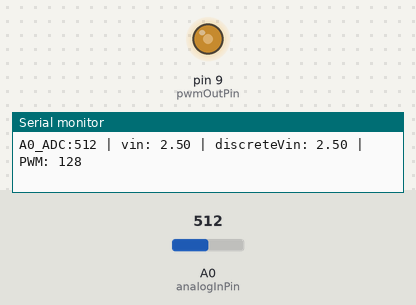
Bench run of a sketch on a simulated Arduino Nano, built with avr-gcc and run on an emulated ATmega328P. On the bench: output pins drawn as LEDs (lit = HIGH), the last lines printed to the serial monitor. The inputs (shaded band) are chosen by the test bench; at power-on: A0 (analogInPin) = 512.

Above: at 1.2 s.
1.3 s: A0 (analogInPin) set to 1023
At 2.0 s:
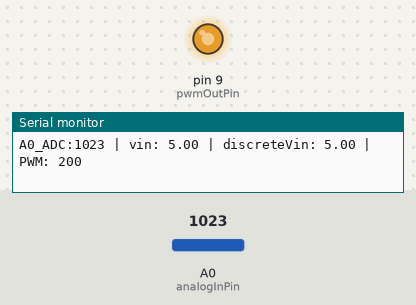
2.8 s: A0 (analogInPin) set to 716
At 3.6 s:
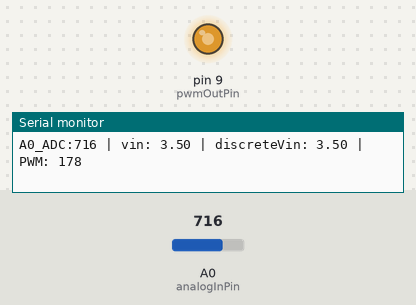
4.3 s: A0 (analogInPin) set to 190
At 5.5 s:
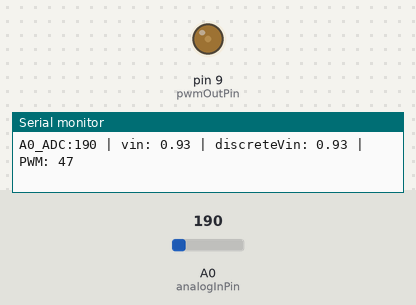
Timing chart, 0 to 7.3 s (numbered marks = the images above; inputs shaded):
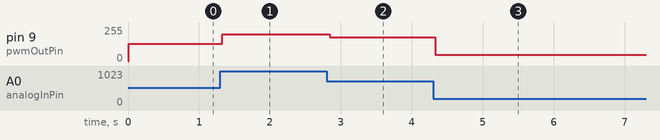

Measured:
- after the input at 1.3 s, pin 9 (pwmOutPin): 128/255 → 200/255 at once
- after the input at 2.8 s, pin 9 (pwmOutPin): 200/255 → 178/255 at once
- after the input at 4.3 s, pin 9 (pwmOutPin): 178/255 → 47/255 at once

The sketch:

5v_weak_analog_input_delayed_discrete_V2.ino
```cpp
// Weak 5v analog input. Provide 3.3v output 0.5 Amp.
// If input is rising wait 2 sec before letting output rise
// If input drops then output drops immediately.
// Input of “0–5V in → 0–3.5V out” requirement maps to:
// PWM duty capped at 70% max (because 3.5/5 = 0.7)

// power
// using 12-24V To 5V 3A Step Down Voltage Regulator Module 5-Pack DC-DC Buck Converter

// output
// RC filter on D9, you’ll get a smooth analog voltage from ~0 to ~3.3V.
// D9 → 4.7k → SignalOut
// SignalOut → 10µF → GND

// input
// Correct way to handle a 5V input on a 3.3V Nano Use a voltage divider.
// Mini max is 3.3V so reduced 5V signal down using 5v x ( 20kΩ / 10kΩ + 20kΩ) ~3.3V
// A0 ── 20kΩ ── GND
// Input signal (0-5v) ── 10kΩ ── A0


const int analogInPin = A0;
const int pwmOutPin   = 9;

const unsigned long riseDelayMs = 500;

// delayed-rise / instant-fall state (based on ADC reading)
int lastADC = 0;
int targetADC = 0;
unsigned long riseStartTime = 0;
bool rising = false;

// Nano ADC reference voltage
const float VREF_ADC = 5.0;

// // Your desired scaling: Vout_target = 0.7 * Vin(0..5V)
// const float scaleTarget = 0.7;

// // Empirical output limits you measured at your “Vout” measurement point
// const float VOUT_MIN_MEAS = 0.00;
// const float VOUT_MAX_MEAS = 5.00;//4.6

// // Desired target max
// const float VOUT_TARGET_MAX = 3.50;

// // PWM high level reference at your measurement point.
// // Since your measured node can reach 4.66V, use 4.66V as the “100%” scale.
// const float VOUT_PWM_FULLSCALE = VOUT_MAX_MEAS;

float adcToVin(int adc) {
  // This is Vin at A0 pin. If you have a divider from a 0–5V signal, adjust this.
  return (adc * VREF_ADC) / 1023.0;
}

float mapVinToOutput(float vin) {

  // if (vin > 3.5) return 3.3;//3.3  //3.2truck
  // if (vin > 3.2) return 2.99;//2.8
  // if (vin > 3.0) return 2.66;//2.5
  // if (vin > 2.0) return 2.33;//2.2
  if (vin > 2.0) return vin;
  if (vin > 1.5) return 2.5;
  if (vin > 1.0) return 2.0;
  if (vin <= 0.8) return 1.0;
  //if (vin <= 2.0) return 0.80;

  // If vin <= 2V → pass through unchanged
  //return vin;
}

int readA0HiZAvg(int samples = 16) {
  analogRead(analogInPin);          // throw-away
  delayMicroseconds(2000);          // settle for high-Z sources

  long sum = 0;
  for (int i = 0; i < samples; i++) {
    sum += analogRead(analogInPin);
    delayMicroseconds(300);
  }
  return (int)(sum / samples);
}

void setup() {
  analogReference(DEFAULT);
  Serial.begin(9600);
  pinMode(pwmOutPin, OUTPUT);
  analogWrite(pwmOutPin, 0);
}

void loop() {
  int inputADC = readA0HiZAvg(16);//analogRead(analogInPin);
  unsigned long now = millis();
  // Compute Vin seen by ADC
  float vin = adcToVin(inputADC);

  // // delayed rise / immediate fall
  // if (inputADC > lastADC) {
  //   if (!rising) {
  //     rising = true;
  //     riseStartTime = now;
  //     targetADC = inputADC;
  //   }
  //   if (now - riseStartTime >= riseDelayMs) {
  //     lastADC = targetADC;
  //     rising = false;
  //   }
  // } else {
  //   lastADC = inputADC;
  //   rising = false;
  // }

  // // Compute Vin seen by ADC
  // float vin = adcToVin(lastADC);

  // Get true vin due to input A0 resistor vin/0.4728
  //vin = vin / 0.4728;

  // output D9 resistor adj.
  //vin = vin / 0.935;

  float discreteVin = mapVinToOutput(vin);

  // Your desired target output (ideal)
  // float vout_target = vin * scaleTarget;

  // // Clamp target to 0..3.5
  // if (vout_target < 0.0) vout_target = 0.0;
  // if (vout_target > VOUT_TARGET_MAX) vout_target = VOUT_TARGET_MAX;

  // // Map target into your measurable output range (1.4..4.66)
  // float vout_mapped = VOUT_MIN_MEAS +
  //                     (vout_target / VOUT_TARGET_MAX) * (VOUT_MAX_MEAS - VOUT_MIN_MEAS);

  // Convert mapped voltage to PWM (0..255), where 255 corresponds to ~4.66V at your measurement point
  //int pwm = (int)(255.0 * (discreteVin / VOUT_PWM_FULLSCALE) + 0.5);
  int pwm = (int)(discreteVin * 255.0 / 5.0 + 0.5);
  if (pwm < 0) pwm = 0;
  //if (pwm > 255) pwm = 255;
  if (pwm > 200) pwm = 200;

  analogWrite(pwmOutPin, pwm);

  Serial.print("A0_ADC:");
  Serial.print(inputADC);
  Serial.print(" | vin: ");
  Serial.print(vin);
  Serial.print(" | discreteVin: ");
  Serial.print(discreteVin);
  Serial.print(" | PWM: ");
  Serial.println(pwm);

  delay(5);
}
```
